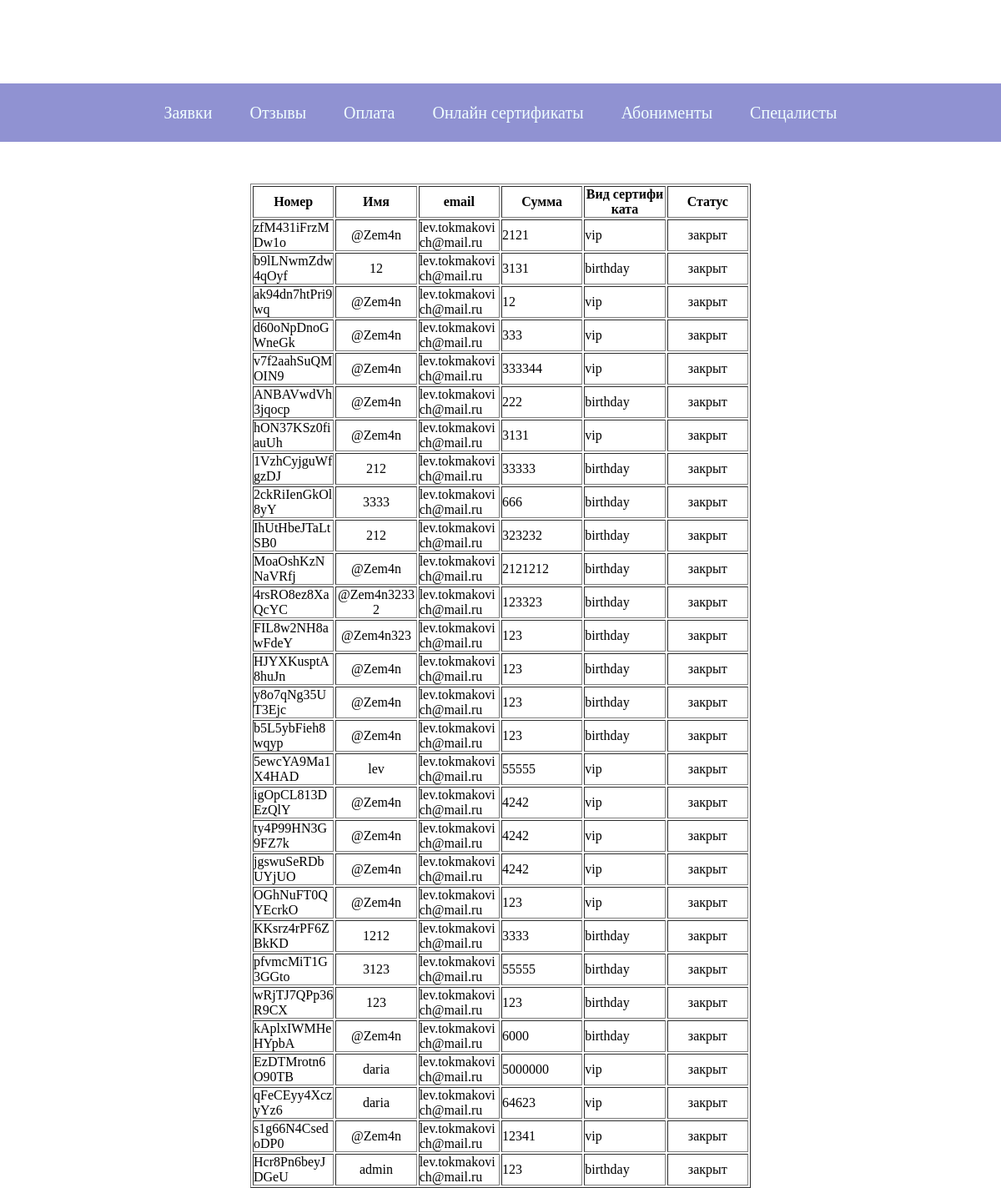
The app's page /admin_page/admin_certificates_page/ (signed in) with its own data.
### amma/models.py (models this page shows, shortened)
class Certificate(models.Model):
    id_certificate = models.AutoField(auto_created=True, primary_key=True)
    certificate_category = models.CharField(max_length=50)
    email = models.CharField(max_length=50)
    name = models.CharField(max_length=30)
    price = models.IntegerField()
    certificate_number = models.CharField(max_length=7)
    status = models.CharField(default='выпущен', max_length=11)

### admin_page/views.py (the view)
# urls.py: path('admin_certificates_page/', views.admin_certificates_page, name='admin_certificates_page'),
def admin_certificates_page(request):
    if not request.user.is_authenticated:
        return redirect('login_admin_page')
    certificates_list = Certificate.objects.all()
    context = {
        'certificates_list': certificates_list.order_by('-id_certificate'),
    }
    return render(request, 'admin_page/admin_certifications_page.html', context)

### templates/admin_page/admin_certifications_page.html (shortened to what this page needs)
{% load static %}
<!DOCTYPE html>
<html>
<head>
    <link rel="stylesheet" href="{% static "admin/index.css" %}">
</head>
<body>
    <header>
        <div class="header">
            <ul>
                <li>
                    <a href="{% url "admin_control_page" %}">
                        Заявки
                    </a>
                </li>
                <li>
                    <a href="{% url "admin_reviews_page" %}">
                        Отзывы
                    </a>
                </li>
                <li>
                    <a href="{% url "admin_payment_page" %}">
                        Оплата
                    </a>
                </li>
                <li>
                    <a href="{% url "admin_certificates_page" %}">
                        Онлайн сертификаты
                    </a>
                </li>
                <li>
                    <a href="{% url "admin_aboniment_page" %}">
                        Абонименты
                    </a>
                </li>
                <li>
                    <a href="{% url "workers" %}">
                        Спецалисты
                    </a>
                </li>
            </ul>
        </div>
    </header>
    <div class="table">
        <div class="table_in_box">
            <table border="1">
                <tr>
                    <th class="number">Номер</th>
                    <th class="name">Имя</th>
                    <th class="phone_number">email</th>
                    <th class="sum">Сумма</th>
                    <th class="category">Вид сертификата</th>
                    <th class="status">Статус</th>
                </tr>
                {% for certificate in certificates_list%}
                <tr>
                    <td>{{ certificate.certificate_number }}</td>
                    <td>{{ certificate.name }}</td>
                    <td>{{ certificate.email }}</td>
                    <td>{{ certificate.price }}</td>
                    <td>{{ certificate.certificate_category }}</td>
                    <td>
                        <div class="certificate_admin_status">
                            <div class="status_status">
                            {{ certificate.status }}
                        </div>
                        </div>
                    </td>
                </tr>
                {% endfor %}
            </table>
        </div>
    </div>
</body>
</html>

### static/admin_static/index.css (style rules this page uses)
* { padding: 0; margin: 0; }
header { width: 100%; height: 70px; margin-top: 100px; background-color: #9092D2; }
.header { width: 100%; height: 100%; display: flex; justify-content: center; align-items: center; }
li { display: inline; margin-left: 20px; margin-right: 20px; font-size: 20px; }
a { text-decoration: none; color: azure; }
table { table-layout:fixed; width: 100%; word-break: break-all; }
table td { overflow:hidden; }
table td:nth-of-type(1) { width:20%; }
table td:nth-of-type(2) { width:20%; text-align: center; }
table td:nth-of-type(3) { width:60%; }
.table_in_box { width: 50%; display: flex; justify-content: center; }
.table { width: 100%; height: auto; display: flex; justify-content: center; margin-top: 50px; }
td { width: 33%; height: auto; }
.certificate_admin_status { display: flex; justify-content: space-around; align-items: center; }

### records on screen
Certificate: certificate_number "zfM431iFrzMDw1o", name "@Zem4n", email "lev.tokmakovich@mail.ru", price "2121", certificate_category "vip", status "закрыт"
Certificate: certificate_number "b9lLNwmZdw4qOyf", name "12", email "lev.tokmakovich@mail.ru", price "3131", certificate_category "birthday", status "закрыт"
Certificate: certificate_number "ak94dn7htPri9wq", name "@Zem4n", email "lev.tokmakovich@mail.ru", price "12", certificate_category "vip", status "закрыт"
Certificate: certificate_number "d60oNpDnoGWneGk", name "@Zem4n", email "lev.tokmakovich@mail.ru", price "333", certificate_category "vip", status "закрыт"
Certificate: certificate_number "v7f2aahSuQMOIN9", name "@Zem4n", email "lev.tokmakovich@mail.ru", price "333344", certificate_category "vip", status "закрыт"
Certificate: certificate_number "ANBAVwdVh3jqocp", name "@Zem4n", email "lev.tokmakovich@mail.ru", price "222", certificate_category "birthday", status "закрыт"
Certificate: certificate_number "hON37KSz0fiauUh", name "@Zem4n", email "lev.tokmakovich@mail.ru", price "3131", certificate_category "vip", status "закрыт"
Certificate: certificate_number "1VzhCyjguWfgzDJ", name "212", email "lev.tokmakovich@mail.ru", price "33333", certificate_category "birthday", status "закрыт"
Certificate: certificate_number "2ckRiIenGkOl8yY", name "3333", email "lev.tokmakovich@mail.ru", price "666", certificate_category "birthday", status "закрыт"
Certificate: certificate_number "IhUtHbeJTaLtSB0", name "212", email "lev.tokmakovich@mail.ru", price "323232", certificate_category "birthday", status "закрыт"
Certificate: certificate_number "MoaOshKzNNaVRfj", name "@Zem4n", email "lev.tokmakovich@mail.ru", price "2121212", certificate_category "birthday", status "закрыт"
Certificate: certificate_number "4rsRO8ez8XaQcYC", name "@Zem4n32332", email "lev.tokmakovich@mail.ru", price "123323", certificate_category "birthday", status "закрыт"
Certificate: certificate_number "FIL8w2NH8awFdeY", name "@Zem4n323", email "lev.tokmakovich@mail.ru", price "123", certificate_category "birthday", status "закрыт"
Certificate: certificate_number "HJYXKusptA8huJn", name "@Zem4n", email "lev.tokmakovich@mail.ru", price "123", certificate_category "birthday", status "закрыт"
Certificate: certificate_number "y8o7qNg35UT3Ejc", name "@Zem4n", email "lev.tokmakovich@mail.ru", price "123", certificate_category "birthday", status "закрыт"
Certificate: certificate_number "b5L5ybFieh8wqyp", name "@Zem4n", email "lev.tokmakovich@mail.ru", price "123", certificate_category "birthday", status "закрыт"
Certificate: certificate_number "5ewcYA9Ma1X4HAD", name "lev", email "lev.tokmakovich@mail.ru", price "55555", certificate_category "vip", status "закрыт"
Certificate: certificate_number "igOpCL813DEzQlY", name "@Zem4n", email "lev.tokmakovich@mail.ru", price "4242", certificate_category "vip", status "закрыт"
Certificate: certificate_number "ty4P99HN3G9FZ7k", name "@Zem4n", email "lev.tokmakovich@mail.ru", price "4242", certificate_category "vip", status "закрыт"
Certificate: certificate_number "jgswuSeRDbUYjUO", name "@Zem4n", email "lev.tokmakovich@mail.ru", price "4242", certificate_category "vip", status "закрыт"
Certificate: certificate_number "OGhNuFT0QYEcrkO", name "@Zem4n", email "lev.tokmakovich@mail.ru", price "123", certificate_category "vip", status "закрыт"
Certificate: certificate_number "KKsrz4rPF6ZBkKD", name "1212", email "lev.tokmakovich@mail.ru", price "3333", certificate_category "birthday", status "закрыт"
Certificate: certificate_number "pfvmcMiT1G3GGto", name "3123", email "lev.tokmakovich@mail.ru", price "55555", certificate_category "birthday", status "закрыт"
Certificate: certificate_number "wRjTJ7QPp36R9CX", name "123", email "lev.tokmakovich@mail.ru", price "123", certificate_category "birthday", status "закрыт"
Certificate: certificate_number "kAplxIWMHeHYpbA", name "@Zem4n", email "lev.tokmakovich@mail.ru", price "6000", certificate_category "birthday", status "закрыт"
Certificate: certificate_number "EzDTMrotn6O90TB", name "daria", email "lev.tokmakovich@mail.ru", price "5000000", certificate_category "vip", status "закрыт"
Certificate: certificate_number "qFeCEyy4XczyYz6", name "daria", email "lev.tokmakovich@mail.ru", price "64623", certificate_category "vip", status "закрыт"
Certificate: certificate_number "s1g66N4CsedoDP0", name "@Zem4n", email "lev.tokmakovich@mail.ru", price "12341", certificate_category "vip", status "закрыт"
Certificate: certificate_number "Hcr8Pn6beyJDGeU", name "admin", email "lev.tokmakovich@mail.ru", price "123", certificate_category "birthday", status "закрыт"
